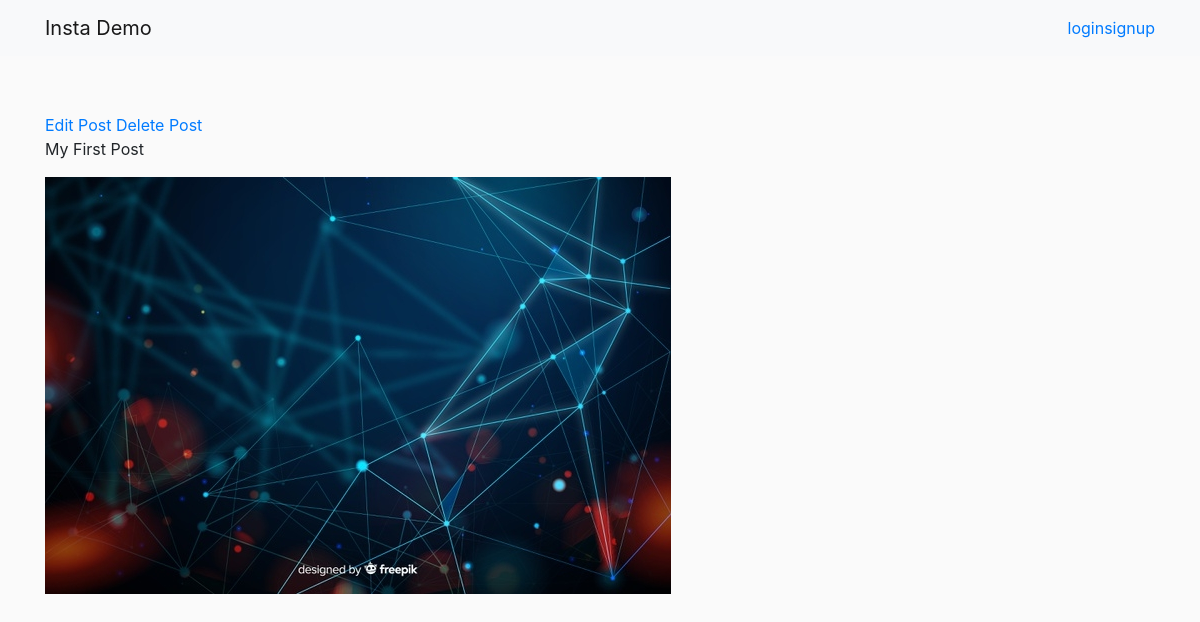
The page /insta/posts/1/ on the database as committed earlier.
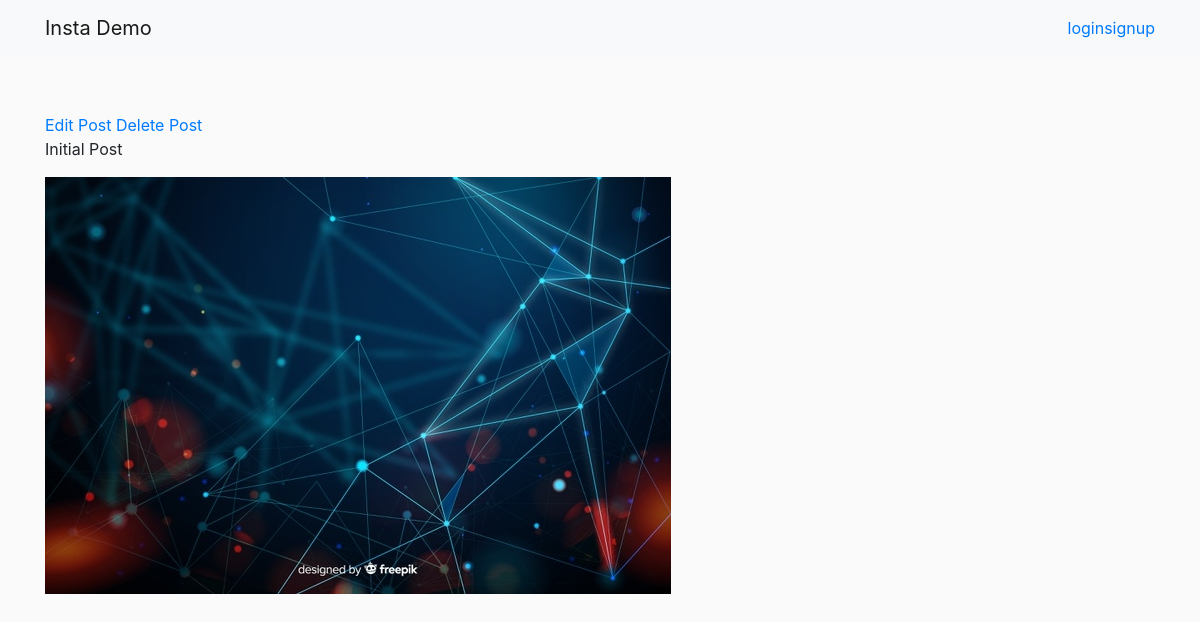
The same page on the database as committed later.
### Insta/models.py (models this page shows, shortened)
class Post(models.Model):
  author = models.ForeignKey(InstaUser, on_delete=models.CASCADE, related_name='my_posts')
  title = models.TextField(blank=True, null=True)
  image = ProcessedImageField(
    upload_to='static/images/posts',
    format='JPEG',
    options={'quality':100},
    blank=True,
    null=True
  )

### Insta/views.py (the view)
# urls.py: path('posts/<int:pk>/', PostDetailView.as_view(), name='post_detail'),
class PostDetailView(DetailView):
  model = Post
  template_name = 'post_detail.html'

### templates/post_detail.html
{% extends 'base.html' %}
{% block content %}
<div>
  <a href="{% url 'update_post' object.id %}">Edit Post</a>
  <a href="{% url 'delete_post' object.id %}">Delete Post</a>
</div>
<p>
  {{ object.title }}
</p>
<img src="/{{ object.image }}">
{% endblock content %}

Rows that differ between the two databases and show on the page:
changed Post: title "My First Post" → "Initial Post"
